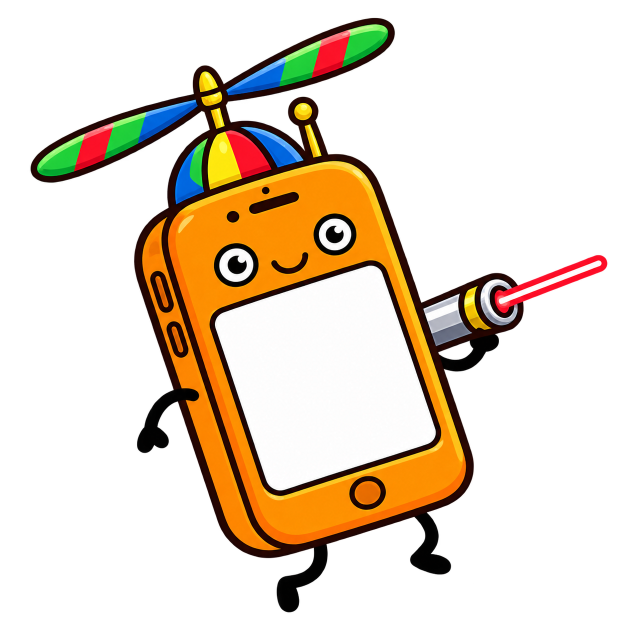
#> input picture app/assets/gyroclopter-shell.png, 1254 x 1254 px (shown at 1/2 size)
$ python split-rotor.py ../app/assets/gyroclopter-shell.png
#> lines starting #> are read from the running program, lines starting #| are printed output that depends on the picture
#!/usr/bin/env python3
"""Split gyroclopter-shell.png into a static body and a spinning rotor layer."""
import math
import sys
from pathlib import Path

from PIL import Image

ROOT = Path(__file__).resolve().parent.parent
SOURCE = ROOT / 'app/assets/gyroclopter-shell.png'
BODY = ROOT / 'app/assets/gyroclopter-body.png'
ROTOR = ROOT / 'app/assets/gyroclopter-rotor.png'

# Hub centre in the 1254x1254 source image; matches CSS transform-origin
# 33.85% 14.03% on the 720x720 displayed layer.
CX, CY = 424.5, 176.0
MIN_RADIUS, MAX_RADIUS = 40, 400
BLADE_SECTORS = ((-35.0, -5.0), (145.0, 175.0))  # degrees, y grows downward


def blade_pixel(x, y):
    dx, dy = x - CX, y - CY
    radius = math.hypot(dx, dy)
    if not MIN_RADIUS <= radius <= MAX_RADIUS:
        return False
    angle = math.degrees(math.atan2(dy, dx))
    return any(lo <= angle <= hi for lo, hi in BLADE_SECTORS)


def split():
    src = Image.open(SOURCE).convert('RGBA')
#> src is the input picture: PIL image 1254x1254 RGBA; mean R, G, B, A 58.3, 44.6, 27.7, 83.2
    body, rotor = src.copy(), Image.new('RGBA', src.size, (0, 0, 0, 0))
#> rotor: PIL image 1254x1254 RGBA; every value is 0
    src_px, body_px, rotor_px = src.load(), body.load(), rotor.load()
    for y in range(src.height):
        for x in range(src.width):
            r, g, b, a = src_px[x, y]
            if a == 0 or (r > 245 and g > 245 and b > 245):
                continue
            if blade_pixel(x, y):
                rotor_px[x, y] = (r, g, b, a)
                body_px[x, y] = (0, 0, 0, 0)
    body.save(BODY)
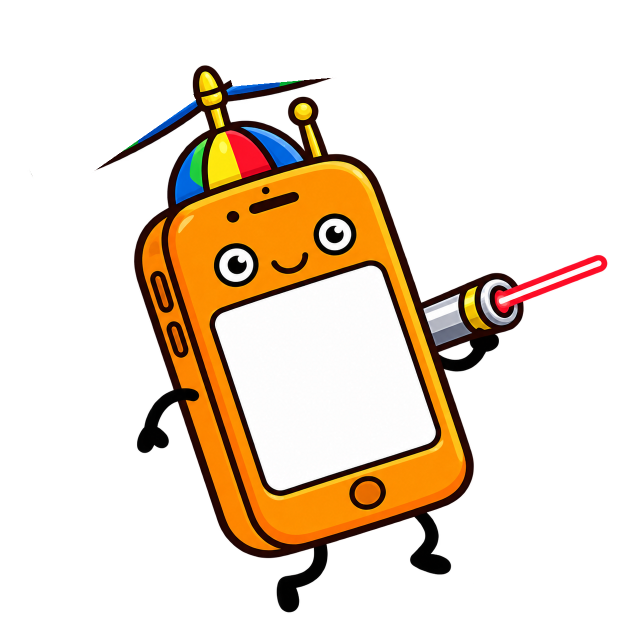
#> saved as gyroclopter-body.png: PIL image 1254x1254 RGBA (shown at 1/2 size); mean R, G, B, A 56, 41.7, 25.8, 76.1; transparent parts drawn white
    rotor.save(ROTOR)
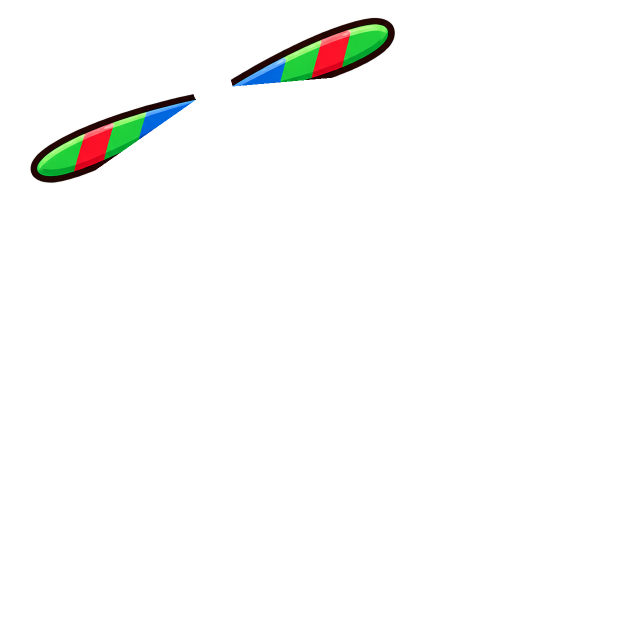
#> saved as gyroclopter-rotor.png: PIL image 1254x1254 RGBA (shown at 1/2 size); mean R, G, B, A 2.3, 2.9, 1.8, 7.1; transparent parts drawn white
    print(f'Wrote {BODY.relative_to(ROOT)} and {ROTOR.relative_to(ROOT)}')


def check():
    for path in (BODY, ROTOR):
        if not path.exists():
            raise SystemExit(
                f'MISSING {path.relative_to(ROOT)} (run: python3 scripts/split-rotor.py)'
            )
    src = Image.open(SOURCE).convert('RGBA')
    body = Image.open(BODY).convert('RGBA')
    rotor = Image.open(ROTOR).convert('RGBA')
    if body.size != src.size or rotor.size != src.size:
        raise SystemExit('SIZE_MISMATCH')
    if sum(rotor.getchannel('A').histogram()[1:]) < 10000:
        raise SystemExit('ROTOR_LAYER_EMPTY')
    if Image.alpha_composite(body, rotor).tobytes() != src.tobytes():
        raise SystemExit('RECOMPOSITE_MISMATCH')
    print('ROTOR_SPLIT_OK')


if __name__ == '__main__':
    (check if '--check' in sys.argv else split)()
